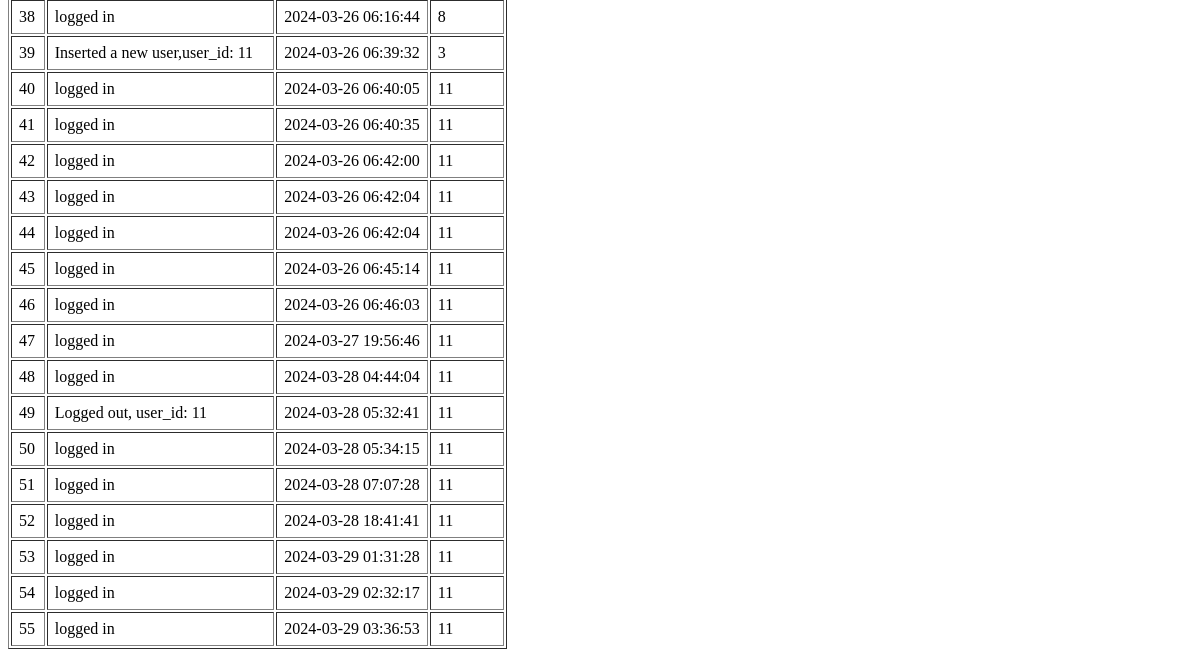
Before: /admin_side/audit_trail.php (signed in, lower part) with the older database file.
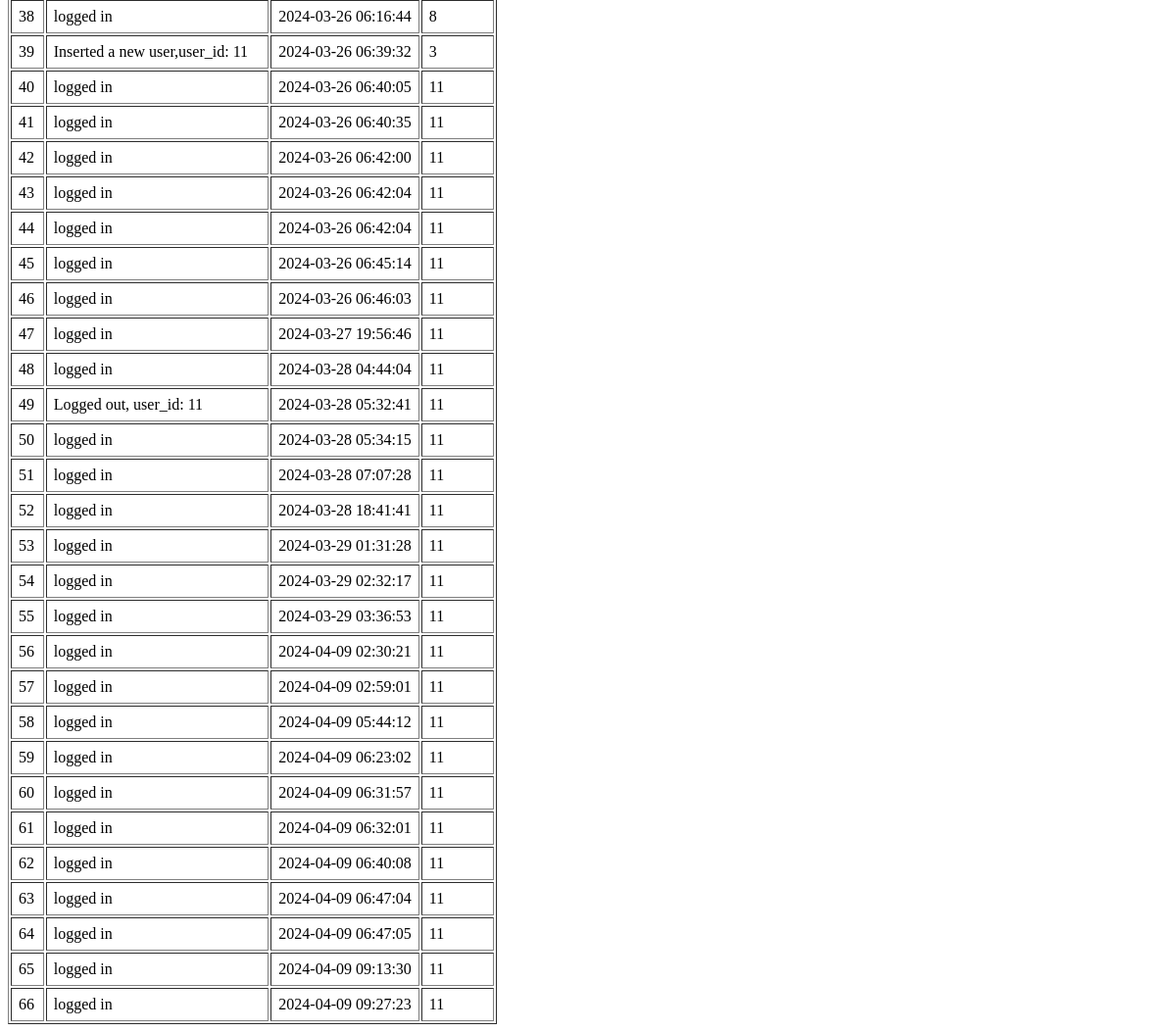
After: the same page with the newer database file.
### tables this page shows
CREATE TABLE `log` (
  `id` int(255) NOT NULL,
  `action` varchar(60) NOT NULL,
  `timestamp` timestamp NOT NULL DEFAULT current_timestamp() ON UPDATE current_timestamp(),
  `user_id` int(255) NOT NULL
);

### admin_side/audit_trail.php (the view, shortened to what this page needs)
<!DOCTYPE html>
<html lang="en">
<head>
</head>
<body>
<table border='1' cellpadding='7'>
    <?php
    require_once "..\include\connect\dbcon.php";
    $sql = "SELECT * FROM log";
    $stmt = $pdoConnect->prepare($sql);
    $stmt->execute();
    while ($row = $stmt->fetch(PDO::FETCH_ASSOC)) {
        extract($row);
        echo "<tr>";
        echo "<td>" . $id . "</td>";
        echo "<td>" . $action . "</td>";
        echo "<td>" . $timestamp . "</td>";
        echo "<td>" . $user_id ."</td>";
        echo "</tr>";
    }
    echo '</table>';
?>
</body>
</html>

Changed rows visible on the page:
added log: id "56", action "logged in", timestamp "2024-04-09 02:30:21", user "11"
added log: id "57", action "logged in", timestamp "2024-04-09 02:59:01", user "11"
added log: id "58", action "logged in", timestamp "2024-04-09 05:44:12", user "11"
added log: id "59", action "logged in", timestamp "2024-04-09 06:23:02", user "11"
added log: id "60", action "logged in", timestamp "2024-04-09 06:31:57", user "11"
added log: id "61", action "logged in", timestamp "2024-04-09 06:32:01", user "11"
added log: id "62", action "logged in", timestamp "2024-04-09 06:40:08", user "11"
added log: id "63", action "logged in", timestamp "2024-04-09 06:47:04", user "11"
added log: id "64", action "logged in", timestamp "2024-04-09 06:47:05", user "11"
added log: id "65", action "logged in", timestamp "2024-04-09 09:13:30", user "11"
added log: id "66", action "logged in", timestamp "2024-04-09 09:27:23", user "11"
